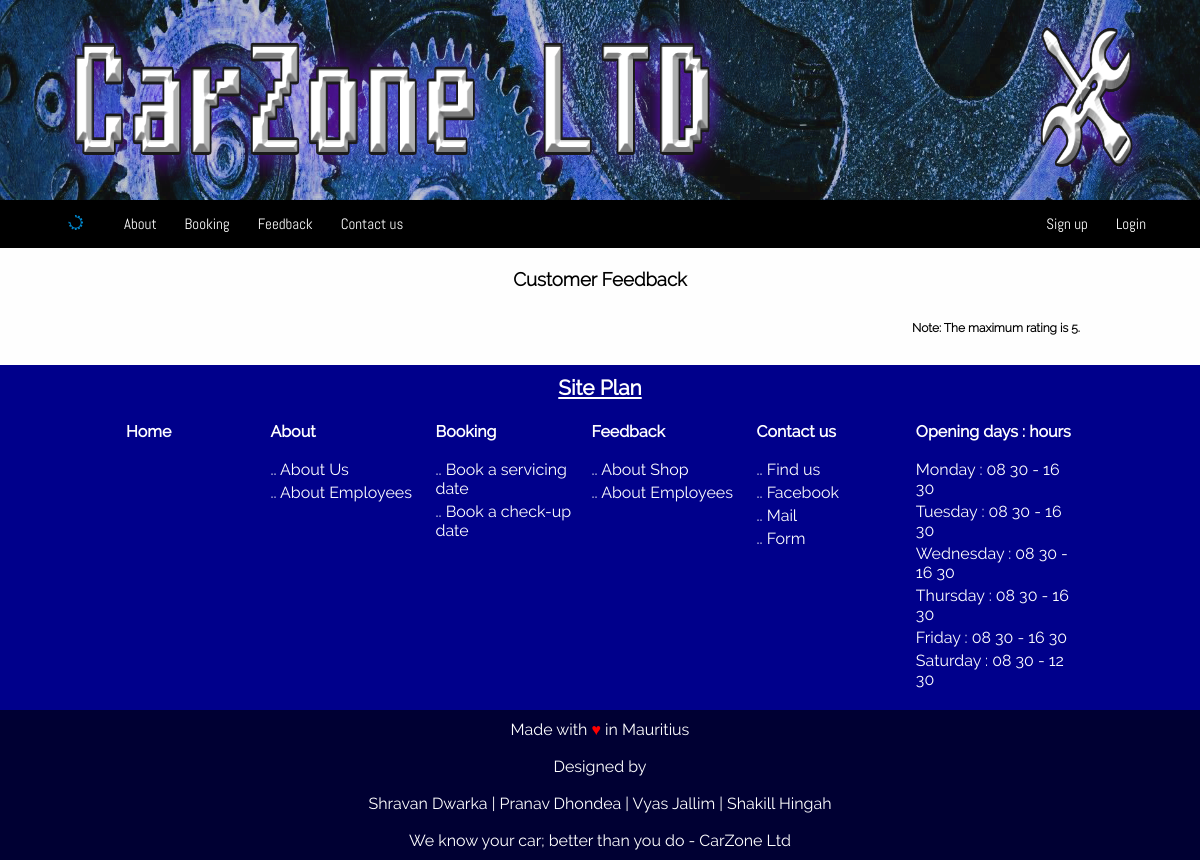
Before: /customerreviews.php with the older database file.
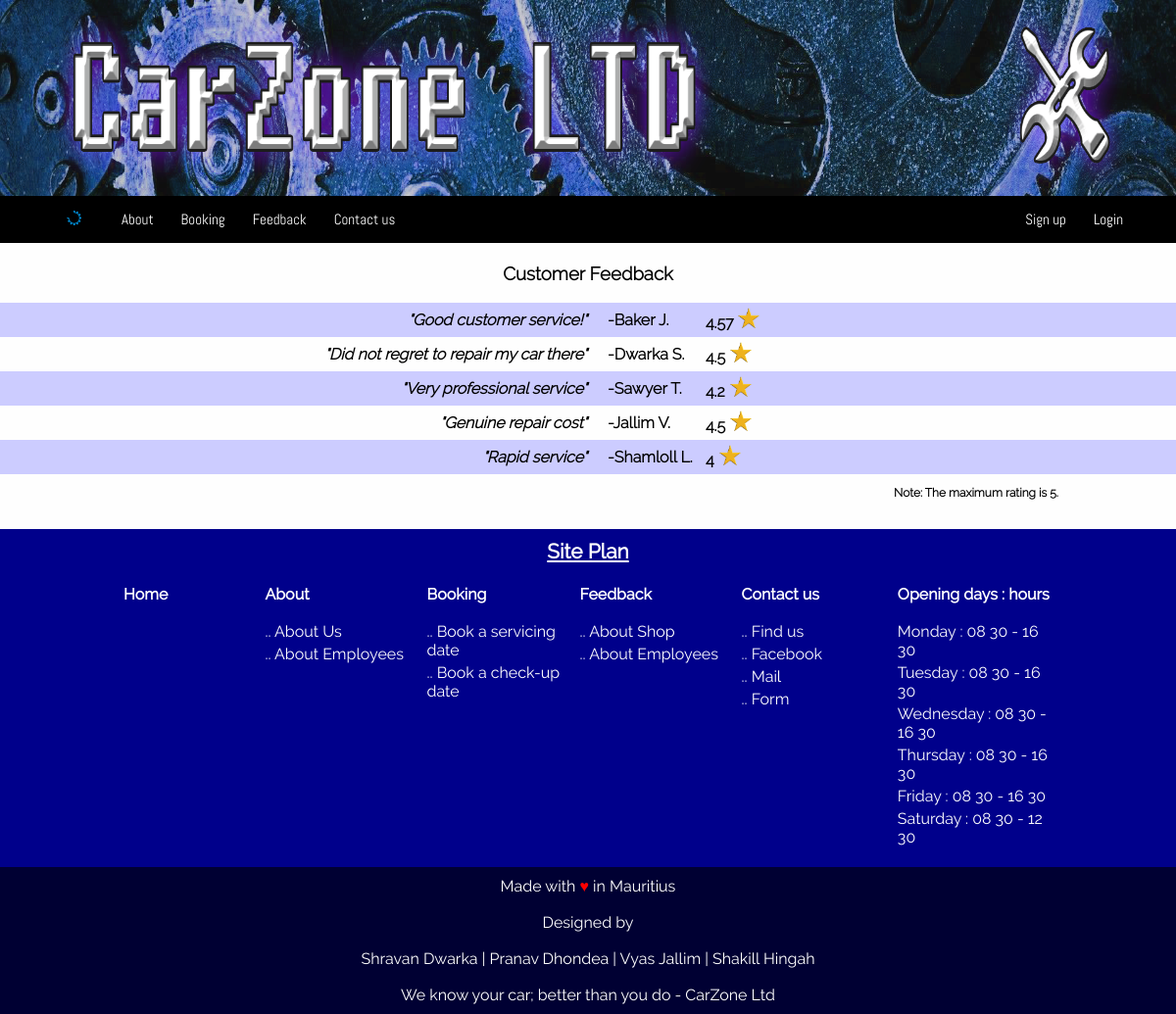
After: the same page with the newer database file.
### tables this page shows
CREATE TABLE `feedback` (
  `shortreaction` varchar(100) NOT NULL,
  `details` varchar(200) NOT NULL,
  `rating` float NOT NULL,
  `member_email` varchar(40) NOT NULL
);

CREATE TABLE `member` (
  `member_email` varchar(40) NOT NULL,
  `password` varchar(30) NOT NULL,
  `firstname` varchar(25) NOT NULL,
  `lastname` varchar(25) NOT NULL,
  `phonenumber` varchar(10) NOT NULL,
  `gender` varchar(1) NOT NULL
);

### reviewCustomerReview.php (the view, shortened to what this page needs)
<?php
$db_host="localhost";
$db_username="root";
$db_pass="";
$db_name="carzone";
$connection =mysqli_connect($db_host,$db_username,$db_pass,$db_name) or die ("could not connect to mysql");
?>
<div id="fbDiv">
	<?php
	$query=mysqli_query($connection,"SELECT * FROM feedback");
	echo "<table class=\"fbTable\">";
	echo "<tr>";
	echo "<td id=\"fbTitle\" colspan=\"3\"><h3>Customer Feedback<h3></td>";
	echo "</tr>";
	while($row=mysqli_fetch_array($query)){
		$shortreaction=$row['shortreaction'];
		$rating=$row['rating'];
		$member_email=$row['member_email'];
		$member_email = mysqli_real_escape_string($connection, $member_email);
		if (mysqli_query($connection, "SELECT * FROM member WHERE member_email=('$member_email')")) {
			$query1=mysqli_query($connection,"SELECT * FROM member WHERE member_email=('$member_email')");
		}
		while($row1=mysqli_fetch_array($query1)){
			$firstname=$row1['firstname'];
			$firstname=substr($firstname,0,1);
			$lastname=$row1['lastname'];
		}
		echo "<tr>
		<td class=\"fbReaction\">&quot;$shortreaction&quot;</td>
		<td class=\"fbName\">-$lastname $firstname.</td>
		<td class=\"fbRating\">$rating<img id=\"goldstar\"src=\"images\GoldStar.png\"></td>
	</tr>";
}
	echo "</table>";
?>
<p id="fbNote">Note: The maximum rating is 5.</p>
</div>

### customerreviews.php (shortened to what this page needs)
<!DOCTYPE html>
<html lang="en-UK">
    <head>
        <link rel="stylesheet" type="text/css" href="style/reviewstyles.css">
    </head>
    <body>
        <?php include 'header.php';?>
        <div class="mainCon">
        <?php
        include 'reviewCustomerReview.php';
        ?>
        </div>
        <br>
    </body>
</html>

### header.php (shortened to what this page needs)
<header>
    <div class="image">
        <img src="images/banner.png" style="width:100%; height: 200px;">
    </div>
    <div class="below_header">
        <nav>
            <ul>
                <li style="width:70px; margin-left: 40px;"><a href="index.php"><img src="images/logo-favicon.png" width="16px" height="16px" ></a></li>
                <li class="dropdown"><a href="#">About</a>
                </li>
                <li class="dropdown"><a href="booking.php">Booking</a></li>
                <li class="dropdown"><a href="#">Feedback</a>
                </li>
                <li class="dropdown"><a href="contact.php">Contact us</a>
                </li>
                <?php
                    if(isset($_SESSION["sessionSet"])){
                       echo "<li style=\"float: right; margin-right: 40px;\"><a href=\"php/logoutprocess.php\">Log Out</a></li>
                            <li style=\"float: right;\"><a href=\"myaccount.php\">My Account</a></li>";
                    }
                    else{
                        echo  "<li style=\"float: right; margin-right: 40px;\"><a href=\"signin.php\">Login</a></li>
                            <li style=\"float: right;\"><a href=\"signup.php\">Sign up</a></li>";
                    }
                ?>
            </ul>
        </nav>
    </div>
</header>

### style/commonstyles.css (style rules this page uses)
body { background-color: #fefefe; width: 100%; margin-left: auto; margin-right: auto; margin-top: 0; margin-bottom: 0; padding: 0; }
header { height: 248px; }
.image { height: 200px; }
.below_header { height: 48px; width: 100%; z-index: 8; }
nav { width: 100%; height: 48px; background-color: #000000; }
nav a:link { color: white; }
ul { top: 198px; left: 0; margin: 0; padding: 0; }
li { list-style-type: none; float: left; }
li a { text-decoration: none; padding: 15px 14px; text-align: center; font-family: 'Abel-Regular'; font-size: 15px; transition: background-color 0.5s; transition-timing-function: ease-out; }
.dropdown { position: relative; }
.below_header a { display: block; padding: 14px; }
.footer_info { background-color: darkblue; }
.maintable { padding: 0 0 15px 0; margin-left: 10%; width: 80%; background-color: darkblue; font-family: 'Raleway-Regular'; }
#maintablecaption { color: #fff; font-family: 'Raleway-Regular'; padding-top: 10px; font-size: 1.3em; font-weight: bold; text-decoration: underline; }
.footer_info .maintable { margin-left: auto; margin-right: auto; }
.footer_info table td { width: 250px; text-align: left; vertical-align: top; padding: 1; color: white; }
.footer_info table td a { display: inline-block; }
.footer_info table th { height: 50px; }
.footer_table { color: #fff; height: 150px; background-color: #000033; font-family: 'Raleway-Regular'; top: 0; }
.footer_table table { width: 600px; height: 100%; margin-left: auto; margin-right: auto; table-layout: fixed; }
.footer_table table td { text-align: center; }
td a { text-decoration: none; }
footer a:link { color: #fff; }

### style/reviewstyles.css (style rules this page uses)
.fbTable { border-collapse: collapse; width: 100%; font-family: 'Raleway-Light'; font-weight: bold; }
.fbTable tr:nth-child(even) { background-color:#ccccff; }
.fbTable tr { height: 35px; }
#fbTitle { text-align: center; }
.fbReaction { width: 50%; text-align: right; font-style: italic; }
.fbName { padding-left: 20px; width:10%; }
.fbRating { padding:0; margin:0; margin-bottom: 5px; font-weight: bolder; }
#goldstar { padding-left:5px; display: inline-block; width: 22px; }
#fbNote { margin-right: 10%; text-align: right; font-size: 12px; font-family: 'Raleway-Light'; font-weight: bold; }

Changed rows visible on the page:
added feedback: shortreaction "Good customer service!", member_email.lastname "Baker", member_email.firstname "J", rating "4.57"
added feedback: shortreaction "Did not regret to repair my car there", member_email.lastname "Dwarka", member_email.firstname "S", rating "4.5"
added feedback: shortreaction "Very professional service", member_email.lastname "Sawyer", member_email.firstname "T", rating "4.2"
added feedback: shortreaction "Genuine repair cost", member_email.lastname "Jallim", member_email.firstname "V", rating "4.5"
added feedback: shortreaction "Rapid service", member_email.lastname "Shamloll", member_email.firstname "L", rating "4"
